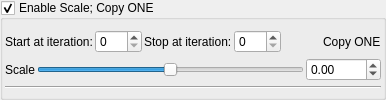
    <widget class="MyGroupBox" name="groupCheck_transform_scale1_enabled">
     <property name="title">
      <string>Enable Scale; Copy ONE</string>
     </property>
     <property name="checkable">
      <bool>true</bool>
     </property>
     <layout class="QVBoxLayout" name="verticalLayout_25" stretch="0,0,0">
      <property name="spacing">
       <number>2</number>
      </property>
      <property name="leftMargin">
       <number>2</number>
      </property>
      <property name="topMargin">
       <number>2</number>
      </property>
      <property name="rightMargin">
       <number>2</number>
      </property>
      <property name="bottomMargin">
       <number>2</number>
      </property>
      <item>
       <layout class="QGridLayout" name="gridLayout_42">
        <property name="topMargin">
         <number>5</number>
        </property>
        <item row="0" column="3">
         <widget class="MySpinBox" name="spinboxInt_transform_scale1_stop_iterations">
          <property name="sizePolicy">
           <sizepolicy hsizetype="Preferred" vsizetype="Maximum">
            <horstretch>0</horstretch>
            <verstretch>0</verstretch>
           </sizepolicy>
          </property>
          <property name="maximum">
           <number>250</number>
          </property>
         </widget>
        </item>
        <item row="0" column="0">
         <widget class="QLabel" name="label_166">
          <property name="text">
           <string>Start at iteration:</string>
          </property>
         </widget>
        </item>
        <item row="0" column="1">
         <widget class="MySpinBox" name="spinboxInt_transform_scale1_start_iterations">
          <property name="sizePolicy">
           <sizepolicy hsizetype="Minimum" vsizetype="Maximum">
            <horstretch>0</horstretch>
            <verstretch>0</verstretch>
           </sizepolicy>
          </property>
          <property name="maximum">
           <number>250</number>
          </property>
         </widget>
        </item>
        <item row="0" column="6">
         <widget class="QLabel" name="label_169">
          <property name="text">
           <string>Copy ONE</string>
          </property>
         </widget>
        </item>
        <item row="0" column="2">
         <widget class="QLabel" name="label_168">
          <property name="text">
           <string>Stop at iteration:</string>
          </property>
         </widget>
        </item>
        <item row="0" column="5">
         <spacer name="horizontalSpacer_21">
          <property name="orientation">
           <enum>Qt::Horizontal</enum>
          </property>
          <property name="sizeHint" stdset="0">
           <size>
            <width>40</width>
            <height>20</height>
           </size>
          </property>
         </spacer>
        </item>
       </layout>
      </item>
      <item>
       <layout class="QGridLayout" name="gridLayout_43">
        <property name="spacing">
         <number>2</number>
        </property>
        <item row="0" column="2">
         <widget class="MyDoubleSpinBox" name="spinbox_transform_scale1">
          <property name="sizePolicy">
           <sizepolicy hsizetype="Minimum" vsizetype="Maximum">
            <horstretch>0</horstretch>
            <verstretch>0</verstretch>
           </sizepolicy>
          </property>
          <property name="prefix">
           <string/>
          </property>
          <property name="suffix">
           <string/>
          </property>
          <property name="decimals">
           <number>2</number>
          </property>
          <property name="minimum">
           <double>-1000.000000000000000</double>
          </property>
          <property name="maximum">
           <double>1000.000000000000000</double>
          </property>
          <property name="singleStep">
           <double>0.100000000000000</double>
          </property>
         </widget>
        </item>
        <item row="0" column="0">
         <widget class="QLabel" name="label_170">
          <property name="text">
           <string>Scale</string>
          </property>
         </widget>
        </item>
        <item row="0" column="1">
         <widget class="QSlider" name="slider_transform_scale1">
          <property name="sizePolicy">
           <sizepolicy hsizetype="Expanding" vsizetype="Maximum">
            <horstretch>0</horstretch>
            <verstretch>0</verstretch>
           </sizepolicy>
          </property>
          <property name="minimum">
           <number>-2000</number>
          </property>
          <property name="maximum">
           <number>2000</number>
          </property>
          <property name="singleStep">
           <number>1</number>
          </property>
          <property name="orientation">
           <enum>Qt::Horizontal</enum>
          </property>
         </widget>
        </item>
       </layout>
      </item>
      <item>
       <widget class="Line" name="line_19">
        <property name="orientation">
         <enum>Qt::Horizontal</enum>
        </property>
       </widget>
      </item>
     </layout>
    </widget>
